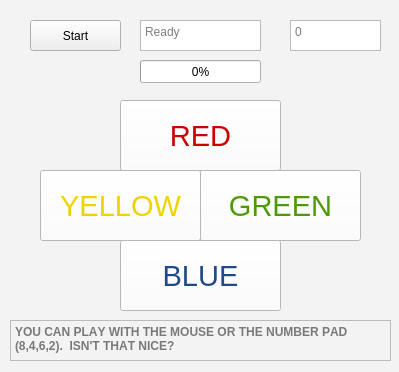
<?xml version="1.0" encoding="UTF-8"?>
<ui version="4.0">
 <class>Simon</class>
 <widget class="QWidget" name="Simon">
  <property name="geometry">
   <rect>
    <x>0</x>
    <y>0</y>
    <width>399</width>
    <height>372</height>
   </rect>
  </property>
  <property name="palette">
   <palette>
    <active>
     <colorrole role="Base">
      <brush brushstyle="SolidPattern">
       <color alpha="255">
        <red>255</red>
        <green>255</green>
        <blue>255</blue>
       </color>
      </brush>
     </colorrole>
     <colorrole role="Window">
      <brush brushstyle="SolidPattern">
       <color alpha="255">
        <red>243</red>
        <green>243</green>
        <blue>243</blue>
       </color>
      </brush>
     </colorrole>
    </active>
    <inactive>
     <colorrole role="Base">
      <brush brushstyle="SolidPattern">
       <color alpha="255">
        <red>255</red>
        <green>255</green>
        <blue>255</blue>
       </color>
      </brush>
     </colorrole>
     <colorrole role="Window">
      <brush brushstyle="SolidPattern">
       <color alpha="255">
        <red>243</red>
        <green>243</green>
        <blue>243</blue>
       </color>
      </brush>
     </colorrole>
    </inactive>
    <disabled>
     <colorrole role="Base">
      <brush brushstyle="SolidPattern">
       <color alpha="255">
        <red>243</red>
        <green>243</green>
        <blue>243</blue>
       </color>
      </brush>
     </colorrole>
     <colorrole role="Window">
      <brush brushstyle="SolidPattern">
       <color alpha="255">
        <red>243</red>
        <green>243</green>
        <blue>243</blue>
       </color>
      </brush>
     </colorrole>
    </disabled>
   </palette>
  </property>
  <property name="windowTitle">
   <string>Model</string>
  </property>
  <widget class="QPushButton" name="redButton">
   <property name="enabled">
    <bool>true</bool>
   </property>
   <property name="geometry">
    <rect>
     <x>120</x>
     <y>100</y>
     <width>161</width>
     <height>71</height>
    </rect>
   </property>
   <property name="palette">
    <palette>
     <active>
      <colorrole role="Button">
       <brush brushstyle="SolidPattern">
        <color alpha="255">
         <red>255</red>
         <green>255</green>
         <blue>255</blue>
        </color>
       </brush>
      </colorrole>
      <colorrole role="ButtonText">
       <brush brushstyle="SolidPattern">
        <color alpha="255">
         <red>204</red>
         <green>0</green>
         <blue>0</blue>
        </color>
       </brush>
      </colorrole>
      <colorrole role="Base">
       <brush brushstyle="SolidPattern">
        <color alpha="255">
         <red>255</red>
         <green>255</green>
         <blue>255</blue>
        </color>
       </brush>
      </colorrole>
      <colorrole role="Window">
       <brush brushstyle="SolidPattern">
        <color alpha="255">
         <red>255</red>
         <green>255</green>
         <blue>255</blue>
        </color>
       </brush>
      </colorrole>
     </active>
     <inactive>
      <colorrole role="Button">
       <brush brushstyle="SolidPattern">
        <color alpha="255">
         <red>255</red>
         <green>255</green>
         <blue>255</blue>
        </color>
       </brush>
      </colorrole>
      <colorrole role="ButtonText">
       <brush brushstyle="SolidPattern">
        <color alpha="255">
         <red>204</red>
         <green>0</green>
         <blue>0</blue>
        </color>
       </brush>
      </colorrole>
      <colorrole role="Base">
       <brush brushstyle="SolidPattern">
        <color alpha="255">
         <red>255</red>
         <green>255</green>
         <blue>255</blue>
        </color>
       </brush>
      </colorrole>
      <colorrole role="Window">
       <brush brushstyle="SolidPattern">
        <color alpha="255">
         <red>255</red>
         <green>255</green>
         <blue>255</blue>
        </color>
       </brush>
      </colorrole>
     </inactive>
     <disabled>
      <colorrole role="Button">
       <brush brushstyle="SolidPattern">
        <color alpha="255">
         <red>255</red>
         <green>255</green>
         <blue>255</blue>
        </color>
       </brush>
      </colorrole>
      <colorrole role="ButtonText">
       <brush brushstyle="SolidPattern">
        <color alpha="255">
         <red>190</red>
         <green>190</green>
         <blue>190</blue>
        </color>
       </brush>
      </colorrole>
      <colorrole role="Base">
       <brush brushstyle="SolidPattern">
        <color alpha="255">
         <red>255</red>
         <green>255</green>
         <blue>255</blue>
        </color>
       </brush>
      </colorrole>
      <colorrole role="Window">
       <brush brushstyle="SolidPattern">
        <color alpha="255">
         <red>255</red>
         <green>255</green>
         <blue>255</blue>
        </color>
       </brush>
      </colorrole>
     </disabled>
    </palette>
   </property>
   <property name="font">
    <font>
     <pointsize>22</pointsize>
    </font>
   </property>
   <property name="cursor">
    <cursorShape>PointingHandCursor</cursorShape>
   </property>
   <property name="autoFillBackground">
    <bool>false</bool>
   </property>
   <property name="styleSheet">
    <string notr="true">background-color:white</string>
   </property>
   <property name="text">
    <string>RED</string>
   </property>
  </widget>
  <widget class="QPushButton" name="greenButton">
   <property name="enabled">
    <bool>true</bool>
   </property>
   <property name="geometry">
    <rect>
     <x>200</x>
     <y>170</y>
     <width>161</width>
     <height>71</height>
    </rect>
   </property>
   <property name="palette">
    <palette>
     <active>
      <colorrole role="Button">
       <brush brushstyle="SolidPattern">
        <color alpha="255">
         <red>255</red>
         <green>255</green>
         <blue>255</blue>
        </color>
       </brush>
      </colorrole>
      <colorrole role="Text">
       <brush brushstyle="SolidPattern">
        <color alpha="255">
         <red>78</red>
         <green>154</green>
         <blue>6</blue>
        </color>
       </brush>
      </colorrole>
      <colorrole role="ButtonText">
       <brush brushstyle="SolidPattern">
        <color alpha="255">
         <red>78</red>
         <green>154</green>
         <blue>6</blue>
        </color>
       </brush>
      </colorrole>
      <colorrole role="Base">
       <brush brushstyle="SolidPattern">
        <color alpha="255">
         <red>255</red>
         <green>255</green>
         <blue>255</blue>
        </color>
       </brush>
      </colorrole>
      <colorrole role="Window">
       <brush brushstyle="SolidPattern">
        <color alpha="255">
         <red>255</red>
         <green>255</green>
         <blue>255</blue>
        </color>
       </brush>
      </colorrole>
     </active>
     <inactive>
      <colorrole role="Button">
       <brush brushstyle="SolidPattern">
        <color alpha="255">
         <red>255</red>
         <green>255</green>
         <blue>255</blue>
        </color>
       </brush>
      </colorrole>
      <colorrole role="Text">
       <brush brushstyle="SolidPattern">
        <color alpha="255">
         <red>0</red>
         <green>0</green>
         <blue>0</blue>
        </color>
       </brush>
      </colorrole>
      <colorrole role="ButtonText">
       <brush brushstyle="SolidPattern">
        <color alpha="255">
         <red>78</red>
         <green>154</green>
         <blue>6</blue>
        </color>
       </brush>
      </colorrole>
      <colorrole role="Base">
       <brush brushstyle="SolidPattern">
        <color alpha="255">
         <red>255</red>
         <green>255</green>
         <blue>255</blue>
        </color>
       </brush>
      </colorrole>
      <colorrole role="Window">
       <brush brushstyle="SolidPattern">
        <color alpha="255">
         <red>255</red>
         <green>255</green>
         <blue>255</blue>
        </color>
       </brush>
      </colorrole>
     </inactive>
     <disabled>
      <colorrole role="Button">
       <brush brushstyle="SolidPattern">
        <color alpha="255">
         <red>255</red>
         <green>255</green>
         <blue>255</blue>
        </color>
       </brush>
      </colorrole>
      <colorrole role="Text">
       <brush brushstyle="SolidPattern">
        <color alpha="255">
         <red>190</red>
         <green>190</green>
         <blue>190</blue>
        </color>
       </brush>
      </colorrole>
      <colorrole role="ButtonText">
       <brush brushstyle="SolidPattern">
        <color alpha="255">
         <red>190</red>
         <green>190</green>
         <blue>190</blue>
        </color>
       </brush>
      </colorrole>
      <colorrole role="Base">
       <brush brushstyle="SolidPattern">
        <color alpha="255">
         <red>255</red>
         <green>255</green>
         <blue>255</blue>
        </color>
       </brush>
      </colorrole>
      <colorrole role="Window">
       <brush brushstyle="SolidPattern">
        <color alpha="255">
         <red>255</red>
         <green>255</green>
         <blue>255</blue>
        </color>
       </brush>
      </colorrole>
     </disabled>
    </palette>
   </property>
   <property name="font">
    <font>
     <pointsize>22</pointsize>
    </font>
   </property>
   <property name="cursor">
    <cursorShape>PointingHandCursor</cursorShape>
   </property>
   <property name="autoFillBackground">
    <bool>false</bool>
   </property>
   <property name="styleSheet">
    <string notr="true">background-color:white</string>
   </property>
   <property name="text">
    <string>GREEN</string>
   </property>
   <property name="flat">
    <bool>false</bool>
   </property>
  </widget>
  <widget class="QPushButton" name="yellowButton">
   <property name="enabled">
    <bool>true</bool>
   </property>
   <property name="geometry">
    <rect>
     <x>40</x>
     <y>170</y>
     <width>161</width>
     <height>71</height>
    </rect>
   </property>
   <property name="palette">
    <palette>
     <active>
      <colorrole role="WindowText">
       <brush brushstyle="SolidPattern">
        <color alpha="255">
         <red>237</red>
         <green>212</green>
         <blue>0</blue>
        </color>
       </brush>
      </colorrole>
      <colorrole role="Button">
       <brush brushstyle="SolidPattern">
        <color alpha="255">
         <red>255</red>
         <green>255</green>
         <blue>255</blue>
        </color>
       </brush>
      </colorrole>
      <colorrole role="Text">
       <brush brushstyle="SolidPattern">
        <color alpha="255">
         <red>237</red>
         <green>212</green>
         <blue>0</blue>
        </color>
       </brush>
      </colorrole>
      <colorrole role="ButtonText">
       <brush brushstyle="SolidPattern">
        <color alpha="255">
         <red>237</red>
         <green>212</green>
         <blue>0</blue>
        </color>
       </brush>
      </colorrole>
      <colorrole role="Base">
       <brush brushstyle="SolidPattern">
        <color alpha="255">
         <red>255</red>
         <green>255</green>
         <blue>255</blue>
        </color>
       </brush>
      </colorrole>
      <colorrole role="Window">
       <brush brushstyle="SolidPattern">
        <color alpha="255">
         <red>255</red>
         <green>255</green>
         <blue>255</blue>
        </color>
       </brush>
      </colorrole>
      <colorrole role="Shadow">
       <brush brushstyle="SolidPattern">
        <color alpha="255">
         <red>237</red>
         <green>212</green>
         <blue>0</blue>
        </color>
       </brush>
      </colorrole>
     </active>
     <inactive>
      <colorrole role="WindowText">
       <brush brushstyle="SolidPattern">
        <color alpha="255">
         <red>237</red>
         <green>212</green>
         <blue>0</blue>
        </color>
       </brush>
      </colorrole>
      <colorrole role="Button">
       <brush brushstyle="SolidPattern">
        <color alpha="255">
         <red>255</red>
         <green>255</green>
         <blue>255</blue>
        </color>
       </brush>
      </colorrole>
      <colorrole role="Text">
       <brush brushstyle="SolidPattern">
        <color alpha="255">
         <red>237</red>
         <green>212</green>
         <blue>0</blue>
        </color>
       </brush>
      </colorrole>
      <colorrole role="ButtonText">
       <brush brushstyle="SolidPattern">
        <color alpha="255">
         <red>237</red>
         <green>212</green>
         <blue>0</blue>
        </color>
       </brush>
      </colorrole>
      <colorrole role="Base">
       <brush brushstyle="SolidPattern">
        <color alpha="255">
         <red>255</red>
         <green>255</green>
         <blue>255</blue>
        </color>
       </brush>
      </colorrole>
      <colorrole role="Window">
       <brush brushstyle="SolidPattern">
        <color alpha="255">
         <red>255</red>
         <green>255</green>
         <blue>255</blue>
        </color>
       </brush>
      </colorrole>
      <colorrole role="Shadow">
       <brush brushstyle="SolidPattern">
        <color alpha="255">
         <red>237</red>
         <green>212</green>
         <blue>0</blue>
        </color>
       </brush>
      </colorrole>
     </inactive>
     <disabled>
      <colorrole role="WindowText">
       <brush brushstyle="SolidPattern">
        <color alpha="255">
         <red>190</red>
         <green>190</green>
         <blue>190</blue>
        </color>
       </brush>
      </colorrole>
      <colorrole role="Button">
       <brush brushstyle="SolidPattern">
        <color alpha="255">
         <red>255</red>
         <green>255</green>
         <blue>255</blue>
        </color>
       </brush>
      </colorrole>
      <colorrole role="Text">
       <brush brushstyle="SolidPattern">
        <color alpha="255">
         <red>190</red>
         <green>190</green>
         <blue>190</blue>
        </color>
       </brush>
      </colorrole>
      <colorrole role="ButtonText">
       <brush brushstyle="SolidPattern">
        <color alpha="255">
         <red>190</red>
         <green>190</green>
         <blue>190</blue>
        </color>
       </brush>
      </colorrole>
      <colorrole role="Base">
       <brush brushstyle="SolidPattern">
        <color alpha="255">
         <red>255</red>
         <green>255</green>
         <blue>255</blue>
        </color>
       </brush>
      </colorrole>
      <colorrole role="Window">
       <brush brushstyle="SolidPattern">
        <color alpha="255">
         <red>255</red>
         <green>255</green>
         <blue>255</blue>
        </color>
       </brush>
      </colorrole>
      <colorrole role="Shadow">
       <brush brushstyle="SolidPattern">
        <color alpha="255">
         <red>237</red>
         <green>212</green>
         <blue>0</blue>
        </color>
       </brush>
      </colorrole>
     </disabled>
    </palette>
   </property>
   <property name="font">
    <font>
     <pointsize>22</pointsize>
    </font>
   </property>
   <property name="cursor">
    <cursorShape>PointingHandCursor</cursorShape>
   </property>
   <property name="autoFillBackground">
    <bool>false</bool>
   </property>
   <property name="styleSheet">
    <string notr="true">background-color:white</string>
   </property>
   <property name="text">
    <string>YELLOW</string>
   </property>
  </widget>
  <widget class="QPushButton" name="blueButton">
   <property name="enabled">
    <bool>true</bool>
   </property>
   <property name="geometry">
    <rect>
     <x>120</x>
     <y>240</y>
     <width>161</width>
     <height>71</height>
    </rect>
   </property>
   <property name="palette">
    <palette>
     <active>
      <colorrole role="Button">
       <brush brushstyle="SolidPattern">
        <color alpha="255">
         <red>255</red>
         <green>255</green>
         <blue>255</blue>
        </color>
       </brush>
      </colorrole>
      <colorrole role="ButtonText">
       <brush brushstyle="SolidPattern">
        <color alpha="255">
         <red>32</red>
         <green>74</green>
         <blue>135</blue>
        </color>
       </brush>
      </colorrole>
      <colorrole role="Base">
       <brush brushstyle="SolidPattern">
        <color alpha="255">
         <red>255</red>
         <green>255</green>
         <blue>255</blue>
        </color>
       </brush>
      </colorrole>
      <colorrole role="Window">
       <brush brushstyle="SolidPattern">
        <color alpha="255">
         <red>255</red>
         <green>255</green>
         <blue>255</blue>
        </color>
       </brush>
      </colorrole>
     </active>
     <inactive>
      <colorrole role="Button">
       <brush brushstyle="SolidPattern">
        <color alpha="255">
         <red>255</red>
         <green>255</green>
         <blue>255</blue>
        </color>
       </brush>
      </colorrole>
      <colorrole role="ButtonText">
       <brush brushstyle="SolidPattern">
        <color alpha="255">
         <red>32</red>
         <green>74</green>
         <blue>135</blue>
        </color>
       </brush>
      </colorrole>
      <colorrole role="Base">
       <brush brushstyle="SolidPattern">
        <color alpha="255">
         <red>255</red>
         <green>255</green>
         <blue>255</blue>
        </color>
       </brush>
      </colorrole>
      <colorrole role="Window">
       <brush brushstyle="SolidPattern">
        <color alpha="255">
         <red>255</red>
         <green>255</green>
         <blue>255</blue>
        </color>
       </brush>
      </colorrole>
     </inactive>
     <disabled>
      <colorrole role="Button">
       <brush brushstyle="SolidPattern">
        <color alpha="255">
         <red>255</red>
         <green>255</green>
         <blue>255</blue>
        </color>
       </brush>
      </colorrole>
      <colorrole role="ButtonText">
       <brush brushstyle="SolidPattern">
        <color alpha="255">
         <red>190</red>
         <green>190</green>
         <blue>190</blue>
        </color>
       </brush>
      </colorrole>
      <colorrole role="Base">
       <brush brushstyle="SolidPattern">
        <color alpha="255">
         <red>255</red>
         <green>255</green>
         <blue>255</blue>
        </color>
       </brush>
      </colorrole>
      <colorrole role="Window">
       <brush brushstyle="SolidPattern">
        <color alpha="255">
         <red>255</red>
         <green>255</green>
         <blue>255</blue>
        </color>
       </brush>
      </colorrole>
     </disabled>
    </palette>
   </property>
   <property name="font">
    <font>
     <pointsize>22</pointsize>
    </font>
   </property>
   <property name="cursor">
    <cursorShape>PointingHandCursor</cursorShape>
   </property>
   <property name="autoFillBackground">
    <bool>false</bool>
   </property>
   <property name="styleSheet">
    <string notr="true">background-color:white</string>
   </property>
   <property name="text">
    <string>BLUE</string>
   </property>
  </widget>
  <widget class="QTextEdit" name="LevelBox">
   <property name="geometry">
    <rect>
     <x>290</x>
     <y>20</y>
     <width>91</width>
     <height>31</height>
    </rect>
   </property>
   <property name="autoFillBackground">
    <bool>false</bool>
   </property>
   <property name="readOnly">
    <bool>true</bool>
   </property>
   <property name="placeholderText">
    <string>0</string>
   </property>
  </widget>
  <widget class="QTextEdit" name="textEdit">
   <property name="enabled">
    <bool>false</bool>
   </property>
   <property name="geometry">
    <rect>
     <x>10</x>
     <y>320</y>
     <width>381</width>
     <height>41</height>
    </rect>
   </property>
   <property name="palette">
    <palette>
     <active>
      <colorrole role="Text">
       <brush brushstyle="SolidPattern">
        <color alpha="255">
         <red>0</red>
         <green>0</green>
         <blue>0</blue>
        </color>
       </brush>
      </colorrole>
      <colorrole role="ButtonText">
       <brush brushstyle="SolidPattern">
        <color alpha="255">
         <red>0</red>
         <green>0</green>
         <blue>0</blue>
        </color>
       </brush>
      </colorrole>
     </active>
     <inactive>
      <colorrole role="Text">
       <brush brushstyle="SolidPattern">
        <color alpha="255">
         <red>0</red>
         <green>0</green>
         <blue>0</blue>
        </color>
       </brush>
      </colorrole>
      <colorrole role="ButtonText">
       <brush brushstyle="SolidPattern">
        <color alpha="255">
         <red>0</red>
         <green>0</green>
         <blue>0</blue>
        </color>
       </brush>
      </colorrole>
     </inactive>
     <disabled>
      <colorrole role="Text">
       <brush brushstyle="SolidPattern">
        <color alpha="255">
         <red>0</red>
         <green>0</green>
         <blue>0</blue>
        </color>
       </brush>
      </colorrole>
      <colorrole role="ButtonText">
       <brush brushstyle="SolidPattern">
        <color alpha="255">
         <red>0</red>
         <green>0</green>
         <blue>0</blue>
        </color>
       </brush>
      </colorrole>
     </disabled>
    </palette>
   </property>
   <property name="font">
    <font>
     <weight>75</weight>
     <bold>true</bold>
     <kerning>false</kerning>
    </font>
   </property>
   <property name="placeholderText">
    <string>YOU CAN PLAY WITH THE MOUSE OR THE NUMBER PAD (8,4,6,2).  ISN'T THAT NICE?</string>
   </property>
  </widget>
  <widget class="QTextEdit" name="GameStateBox">
   <property name="geometry">
    <rect>
     <x>140</x>
     <y>20</y>
     <width>121</width>
     <height>31</height>
    </rect>
   </property>
   <property name="autoFillBackground">
    <bool>false</bool>
   </property>
   <property name="readOnly">
    <bool>true</bool>
   </property>
   <property name="placeholderText">
    <string>Ready</string>
   </property>
  </widget>
  <widget class="QProgressBar" name="progressBar">
   <property name="geometry">
    <rect>
     <x>140</x>
     <y>60</y>
     <width>121</width>
     <height>23</height>
    </rect>
   </property>
   <property name="value">
    <number>0</number>
   </property>
  </widget>
  <widget class="QPushButton" name="StartButton">
   <property name="geometry">
    <rect>
     <x>30</x>
     <y>20</y>
     <width>91</width>
     <height>31</height>
    </rect>
   </property>
   <property name="text">
    <string>Start</string>
   </property>
  </widget>
 </widget>
 <layoutdefault spacing="6" margin="11"/>
 <resources/>
 <connections/>
</ui>
